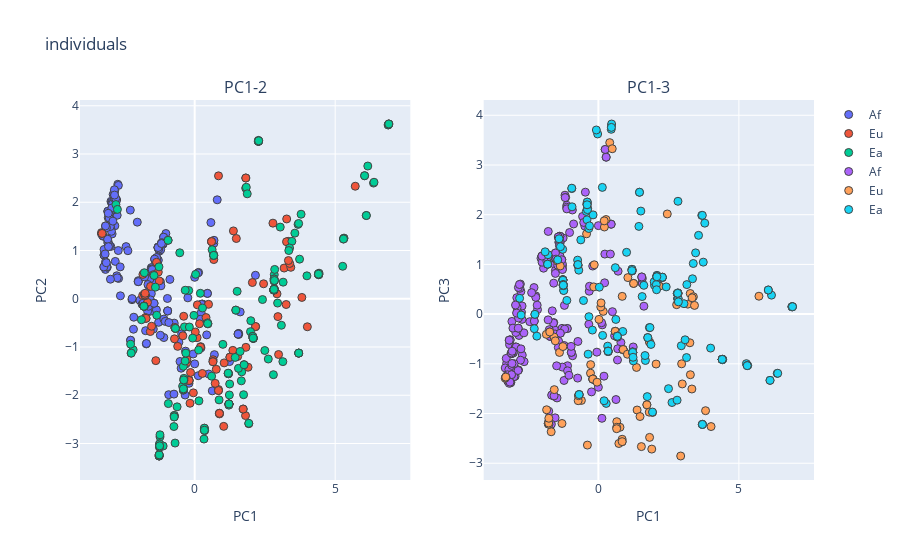

Notebook code for this chart:
### Code cell
from plotly.subplots import make_subplots
from plotly import tools

titles= ['PC1-2','PC1-3']
fig_subplots = tools.make_subplots(rows= 1, cols=2,
                             subplot_titles=tuple(titles))

for col in range(1,3):
    fig_data= [go.Scatter(
            x= features[indices[i],0],
            y= features[indices[i],col],
            mode= "markers",
            marker= {
            'line': {'width': 1},
            'size': 8,
            'symbol': 'circle',
          "opacity": 1
          },
          name= pop_Names[i]
        ) for i in list(indices.keys())]
    
    for trace1 in fig_data:
        fig_subplots.append_trace(trace1, 1, col)
    
    fig_subplots.update_xaxes(title= 'PC1')

    fig_subplots.update_yaxes(title= 'PC' + str(col + 1),row=1, col=col)


layout = go.Layout(
    title= 'mutation profile PCA'
)


fig = go.Figure(data=fig_subplots, layout=layout)
fig['layout'].update(title= 'individuals')
iplot(fig)

### Figure 1 — Plotly figure (JSON) as saved in the notebook; plotly's stock layout.template omitted (floating-point values rounded to 4 significant figures; data arrays with more than 128 entries replaced by an {"elided": "..."} marker saying what was removed)
{"data": [{"marker": {"line": {"width": 1}, "opacity": 1, "size": 8, "symbol": "circle"}, "mode": "markers", "name": "Af", "type": "scatter", "x": {"elided": "216 float values"}, "xaxis": "x", "y": {"elided": "216 float values"}, "yaxis": "y"}, {"marker": {"line": {"width": 1}, "opacity": 1, "size": 8, "symbol": "circle"}, "mode": "markers", "name": "Eu", "type": "scatter", "x": [-1.731, 0.8831, 0.8793, -1.766, 4.409, 0.8811, -1.785, -0.1469, 0.1726, -3.296, 2.168, 0.846, -3.296, 1.899, -1.295, 5.714, 0.08544, 0.8797, -1.68, -1.75, 0.2132, 4.009, 0.599, -0.2806, 1.926, -0.6875, 3.183, -0.3908, -0.6044, -1.58, 4.406, -1.534, 0.599, 0.02159, 0.2723, 0.655, -1.842, -1.384, -1.466, 0.599, 1.809, 0.8459, 3.327, -1.57, -0.1656, -1.852, 0.2077, -0.2751, 0.7292, 1.357, -0.199, 1.822, 2.986, 0.846, 0.768, 3.256, 1.725, 1.726, 2.784, 3.268, 1.819, 0.09549, -0.7058, 2.166, -3.316, -1.785, 1.819, -1.764, -3.296, -0.719, -1.765, 3.274, 1.53, 0.6522, -3.296, 2.962, -0.199, 0.8478, 0.4033, 3.814, 1.049, 1.253, -0.1991, 0.4921, -1.731, 1.378, -0.686, 1.481, -1.262, -0.199, 2.053, 3.42, -1.766, 2.452, -1.358, -1.769, 0.6497, -0.6863, 3.38, -1.763, -0.7053, -0.04724, -0.4204, 1.253, 1.033, 3.336, 0.6806, 2.929], "xaxis": "x", "y": [-0.4059, -2.387, -2.373, 0.08014, 0.5115, -2.376, 0.09702, -1.528, -0.5177, 1.353, -0.5791, -1.902, 1.353, -1.419, 0.5524, 2.332, -0.8059, -2.375, -0.07519, -0.389, -0.9931, -0.5805, 1.185, -1.321, -2.589, -0.615, 0.6361, -0.3628, -0.9865, -0.6789, 0.5108, -0.5695, 1.185, -0.6886, -1.549, -1.264, 0.5052, -1.283, 0.4995, 1.185, -2.421, -1.881, 1.19, 0.2559, -2.165, 0.06721, -1.003, -1.258, -1.753, -1.069, -1.694, -1.007, -1.155, -1.902, -1.462, -0.1194, -2.285, -2.287, 1.567, 1.182, 2.503, -0.1266, -0.5981, -0.5756, 1.37, 0.09702, 2.503, 0.06545, 1.353, -0.8304, 0.06551, 1.654, -1.194, -1.3, 1.353, -0.3699, -1.694, 2.547, -0.3892, 0.02748, -1.329, -1.212, -1.695, -0.1152, -0.4059, 1.406, -0.6139, 1.249, 0.3697, -1.694, 0.3365, 0.6515, 0.09425, 0.3103, 0.7561, 0.0792, -1.306, -0.6145, 0.7316, 0.1129, -0.597, -1.951, -0.7673, -1.211, -2.645, 0.7921, 0.8122, 0.1015], "yaxis": "y"}, {"marker": {"line": {"width": 1}, "opacity": 1, "size": 8, "symbol": "circle"}, "mode": "markers", "name": "Ea", "type": "scatter", "x": {"elided": "206 float values"}, "xaxis": "x", "y": {"elided": "206 float values"}, "yaxis": "y"}, {"marker": {"line": {"width": 1}, "opacity": 1, "size": 8, "symbol": "circle"}, "mode": "markers", "name": "Af", "type": "scatter", "x": {"elided": "216 float values"}, "xaxis": "x2", "y": {"elided": "216 float values"}, "yaxis": "y2"}, {"marker": {"line": {"width": 1}, "opacity": 1, "size": 8, "symbol": "circle"}, "mode": "markers", "name": "Eu", "type": "scatter", "x": [-1.731, 0.8831, 0.8793, -1.766, 4.409, 0.8811, -1.785, -0.1469, 0.1726, -3.296, 2.168, 0.846, -3.296, 1.899, -1.295, 5.714, 0.08544, 0.8797, -1.68, -1.75, 0.2132, 4.009, 0.599, -0.2806, 1.926, -0.6875, 3.183, -0.3908, -0.6044, -1.58, 4.406, -1.534, 0.599, 0.02159, 0.2723, 0.655, -1.842, -1.384, -1.466, 0.599, 1.809, 0.8459, 3.327, -1.57, -0.1656, -1.852, 0.2077, -0.2751, 0.7292, 1.357, -0.199, 1.822, 2.986, 0.846, 0.768, 3.256, 1.725, 1.726, 2.784, 3.268, 1.819, 0.09549, -0.7058, 2.166, -3.316, -1.785, 1.819, -1.764, -3.296, -0.719, -1.765, 3.274, 1.53, 0.6522, -3.296, 2.962, -0.199, 0.8478, 0.4033, 3.814, 1.049, 1.253, -0.1991, 0.4921, -1.731, 1.378, -0.686, 1.481, -1.262, -0.199, 2.053, 3.42, -1.766, 2.452, -1.358, -1.769, 0.6497, -0.6863, 3.38, -1.763, -0.7053, -0.04724, -0.4204, 1.253, 1.033, 3.336, 0.6806, 2.929], "xaxis": "x2", "y": [-0.3593, -0.7196, -0.7111, -2.181, -0.9111, -0.7144, -2.203, 0.9923, 0.05467, -1.267, 0.563, -2.566, -1.267, -2.716, -2.2, 0.3603, 0.1443, -0.7119, -2.367, -0.3819, 1.753, -2.262, -0.3463, -1.188, -1.979, -1.623, 0.2007, -2.635, -1.737, -0.4602, -0.911, -0.5379, -0.3463, -0.1062, 1.903, -2.164, -1.925, -0.771, 1.07, -0.3463, -1.972, -2.518, -1.506, -1.519, 0.5479, -0.4072, 1.876, -1.016, -2.603, -1.073, -1.307, -2.48, -1.405, -2.566, -2.276, -0.5766, -1.822, -1.824, 0.1898, 0.4146, -0.5605, 0.2256, -1.645, 0.5621, -1.289, -2.203, -0.5605, -2.214, -1.267, -1.742, -2.216, -1.219, -2.665, -2.276, -1.267, -0.9999, -1.307, 0.3572, 3.45, -1.943, 0.7346, 0.6178, -1.308, 3.327, -0.3593, -1.93, -1.618, -2.06, -0.6526, -1.307, -1.004, 0.1751, -2.157, 2.015, 0.9689, -2.19, -2.305, -1.62, 0.3494, -2.095, -1.641, -1.369, 1.615, 0.6171, -0.8068, 0.3284, -0.4646, -2.854], "yaxis": "y2"}, {"marker": {"line": {"width": 1}, "opacity": 1, "size": 8, "symbol": "circle"}, "mode": "markers", "name": "Ea", "type": "scatter", "x": {"elided": "206 float values"}, "xaxis": "x2", "y": {"elided": "206 float values"}, "yaxis": "y2"}], "layout": {"annotations": [{"font": {"size": 16}, "showarrow": false, "text": "PC1-2", "x": 0.225, "xanchor": "center", "xref": "paper", "y": 1, "yanchor": "bottom", "yref": "paper"}, {"font": {"size": 16}, "showarrow": false, "text": "PC1-3", "x": 0.775, "xanchor": "center", "xref": "paper", "y": 1, "yanchor": "bottom", "yref": "paper"}], "title": {"text": "individuals"}, "xaxis": {"anchor": "y", "domain": [0, 0.45], "title": {"text": "PC1"}}, "xaxis2": {"anchor": "y2", "domain": [0.55, 1], "title": {"text": "PC1"}}, "yaxis": {"anchor": "x", "domain": [0, 1], "title": {"text": "PC2"}}, "yaxis2": {"anchor": "x2", "domain": [0, 1], "title": {"text": "PC3"}}}}
